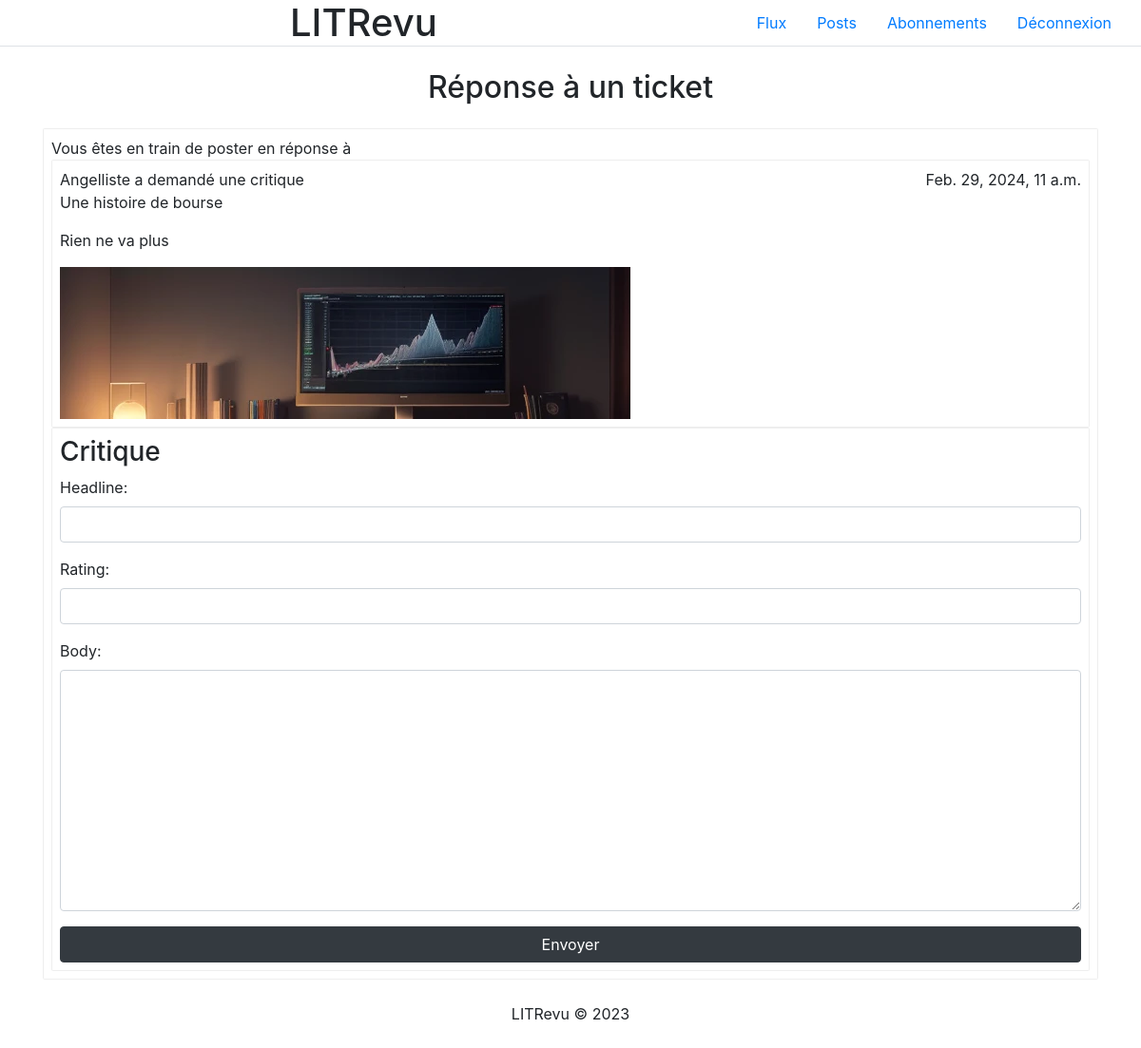
The app's page /reponse_ticket/25/ (signed in) with its own data.
### LITReview/models.py (models this page shows)
class Ticket(models.Model):
    title = models.CharField(max_length=128)
    description = models.TextField(max_length=2048)
    user = models.ForeignKey(User, on_delete=models.CASCADE)
    images = models.ImageField(null=True, blank=True, upload_to='images/')
    time_created = models.DateTimeField(auto_now_add=True)

### LITReview/views.py (the view, shortened to what this page needs)
# urls.py: path('reponse_ticket/<int:ticket_id>/', views.ReponseTicket.as_view(), name='reponse_ticket'),
class ReponseTicket(LoginRequiredMixin, View):
    login_url = '/'
    def get(self, request, ticket_id):
        ticket = Ticket.objects.get(id=ticket_id)
        demande_ticket_form = ProposerCritiqueForm()
        return render(request, 'LITReview/reponse_ticket.html', {'ticket': ticket, 'demande_ticket_form': demande_ticket_form})

### LITReview/forms.py
class ProposerCritiqueForm(ModelForm):
    class Meta:
        model =  Review
        fields = ['headline', 'rating', 'body']
        widgets = {
            'headline': forms.TextInput(attrs={'class': 'form-control'}),
            'rating': forms.NumberInput(attrs={'class': 'form-control'}),
            'body': forms.Textarea(attrs={'class': 'form-control'}),
        }

### LITReview/templates/LITReview/reponse_ticket.html (shortened to what this page needs)
<!DOCTYPE html>
<html lang="en">
    {% include 'LITReview/partials/head.html' %}
<body>
    {% include 'LITReview/partials/header.html' %}
    <div class="container">
        <h2 class="text-center m-4">Réponse à un ticket</h2>
        <div class="inscription">
            <form method="post" action="create_ticket">
                <div class="fa-border p-2">
                    <span class="" title="">Vous êtes en train de poster en réponse à</span>
                    <div class="p-2 fa-border">
                        <div class="publication-user d-flex justify-content-between">
                            <span>{{ ticket.user.username }} a demandé une critique</span>
                            <span>{{ ticket.time_created }}</span>
                        </div>
                        <div class="">
                            <p>{{ ticket.title }}</p>
                            <p>{{ ticket.description }}</p>
                            {% if ticket.images %}
                                <img src="{{ ticket.images.url }}" alt="Image du ticket" class="img-fluid">
                            {% endif %}
                    </div>
                </div>
                <div class="fa-border p-2">
                    <h3>Critique</h3>
                    {{demande_ticket_form.as_p}}
                    <input type="submit" value="Envoyer" class="btn btn-dark w-100">
                </div>
            </form>
        </div>
    </div>
    {% include 'LITReview/partials/footer.html' %}
</body>
</html>

### records on screen
Ticket: user.username "Angelliste", time_created "Feb. 29, 2024, 11 a.m.", title "Une histoire de bourse", description "Rien ne va plus", images (picture)
